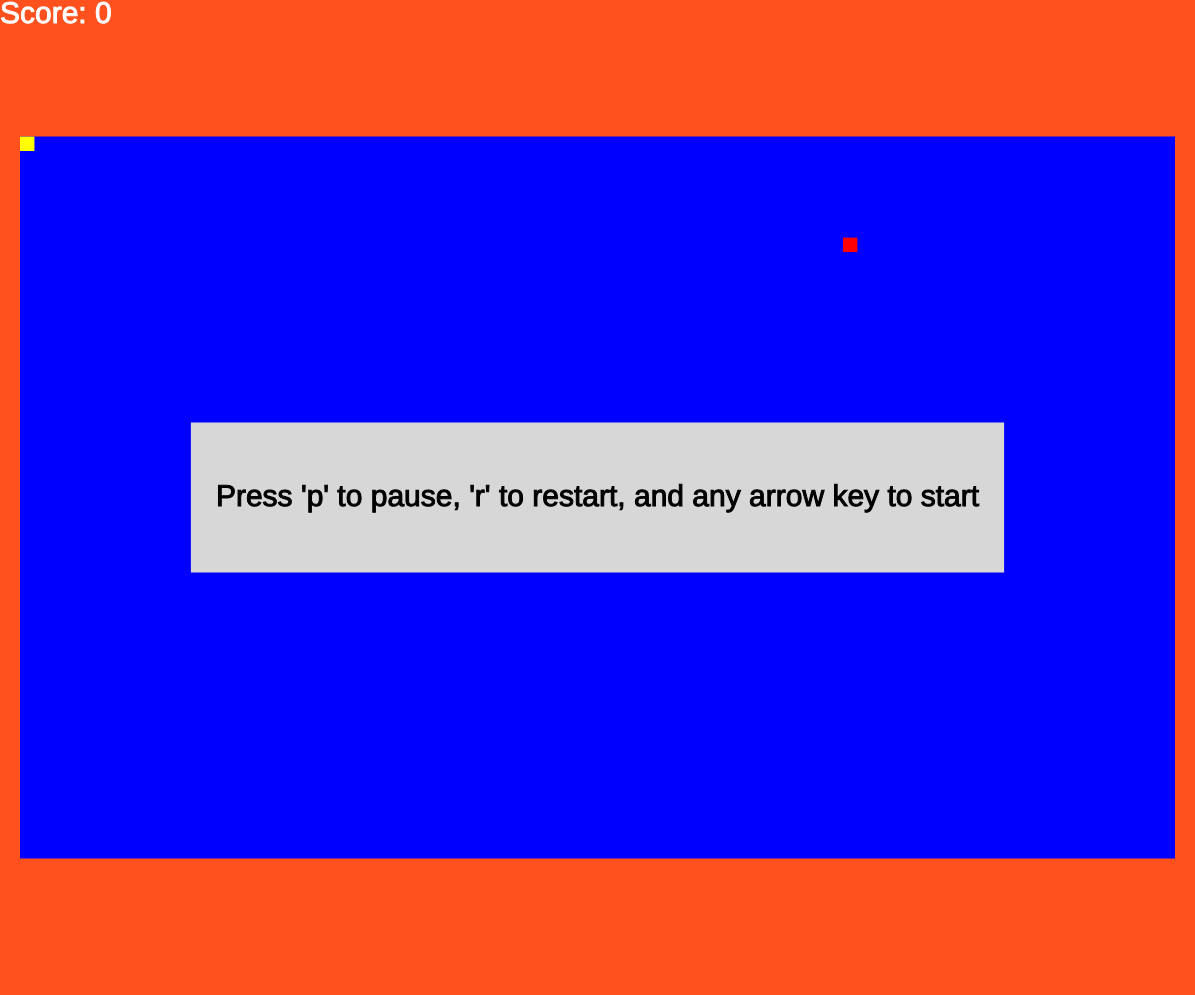
Frame 1 (no input)
Frame 60 (no input): identical to frame 1, image omitted
Frame 120 (the mouse pressed at the canvas centre since frame 60): identical to frame 1, image omitted

The p5.js sketch that drew this single still picture (run headless with seeded random() and noise() and a simulated clock; from frame 60 on, the mouse is pressed at the canvas centre):

// p5.js sketch
// ── sketch.js
var cols = 80;
var rows = 50;
var s;

var xOffset, yOffset;
var minOffset = 40;

const E = 0;
const F = 1;
const S = 2;

var updateDelay = 6;
var updateCounter = updateDelay;

var pause = false;

function setup() {
  createCanvas(windowWidth - 5, windowHeight - 5);

  let tempW = (width - minOffset) / cols;
  let tempH = (height - minOffset) / rows;
  if (tempW > tempH) {
    s = tempH;
  } else {
    s = tempW;
  }

  xOffset = (width - s * cols) / 2;
  yOffset = (height - s * rows) / 2;

  head = [0, 0];
  generateFood();
}

function generateFood() {
  foodPos = [];
  let possibilities = [];

  for (let i = 0; i < cols; i++){
    for (let j = 0; j < rows; j++){
      good = true;
      if (head[0] == i && head[1] == j){
        good = false;
      }else{
        for (let pos of tail){
          if (pos[0] == i && pos[1] == j){
            good = false;
          }
        }
      }
      if (good){
        possibilities.push([i, j]);
      }
    }
  }

  foodPos = random(possibilities);
}

function drawGrid() {
  push();
  translate(xOffset, yOffset);

  noStroke();
  fill(0, 0, 255);
  rect(0, 0, cols * s, rows * s);

  fill(255, 255, 0);
  rect(head[0] * s, head[1] * s, s, s);
  for (let pos of tail){
    rect(pos[0] * s, pos[1] * s, s, s);
  }

  fill(255, 0, 0);
  rect(foodPos[0] * s, foodPos[1] * s, s, s);
  pop();
}

function keyTyped() {
  if (key == 'p' && !dead) {
    pause = !pause;
  }
  if (key == 'r') {
    reset();
  }
}

function textBox(txt) {
  push();
  textAlign(CENTER, CENTER);
  textSize(30);

  noStroke();
  fill(215);
  rectMode(CENTER);
  rect(width / 2, height / 2, textWidth(txt) + 50, 150);

  stroke(0);
  fill(0);
  text(txt, width / 2, height / 2);
  pop();
}


function reset() {
  head = [0, 0];
  tail = [];
  len = 0;
  dir = [0, 0];
  tempDir = [0, 0];
  foodPos = [];
  speedIncrease = 0;
  dead = false;
  pause = false;

  generateFood();
}

function draw() {
  if (!pause && !dead) {
    background(255, 81, 29);

    updateCounter++;
    if (updateCounter % updateDelay == 0) {
      updateSnake();
      updateCounter = 0;
    }

    drawGrid();
    if (checkDead()) {
      dead = true;
    }

    if (dir[0] == 0 && dir[1] == 0) {
      textBox("Press 'p' to pause, 'r' to restart, and any arrow key to start");
    }
  } else if (pause) {
    textBox("Press 'p' to unpause");
  } else if (dead) {
    noStroke();
    fill(185);
    rect(head[0] * s + xOffset, head[1] * s + yOffset, s, s);

    textBox("Press 'r' to restart");
  }

  stroke(255);
  fill(255);
  textAlign(LEFT, TOP);
  textSize(30);
  text("Score: " + str(len), 0, 0);
}

// ── Snake.js
var tail = [];
var head;
var len = 0;
var dir = [0, 0];
var tempDir = [0, 0];

var foodPos = [];

var speedIncrease = 0;

var dead = false;

function keyPressed() {
  if (!pause && !dead){
    if (keyCode == UP_ARROW) {
      if (dir[1] != 1 || len == 0) {
        tempDir = [0, -1];
      }
    }
    if (keyCode == RIGHT_ARROW) {
      if (dir[0] != -1 || len == 0) {
        tempDir = [1, 0];
      }
    }
    if (keyCode == DOWN_ARROW) {
      if (dir[1] != -1 || len == 0) {
        tempDir = [0, 1];
      }
    }
    if (keyCode == LEFT_ARROW) {
      if (dir[0] != 1 || len == 0) {
        tempDir = [-1, 0];
      }
    }
  }
}

function checkDead(){
  for (let pos of tail){
    if (pos[0] == head[0] && pos[1] == head[1]){
      return true;
    }
  }

  if (head[0] < 0 || head[0] >= cols || head[1] < 0 || head[1] >= rows){
    return true;
  }

  return false;
}

function updateSnake() {
  tail.push([...head]);
  dir = [...tempDir];
  head[0] += dir[0];
  head[1] += dir[1];

  if (head[0] == foodPos[0] && head[1] == foodPos[1]) {
    len += 3;
    generateFood();

    speedIncrease += 1;
    if (speedIncrease >= 3 && updateDelay > 2) {
      updateDelay -= 1;
      speedIncrease = 0;
    }
  }


  while (tail.length > len) {
    tail.splice(0, 1);
  }
}
